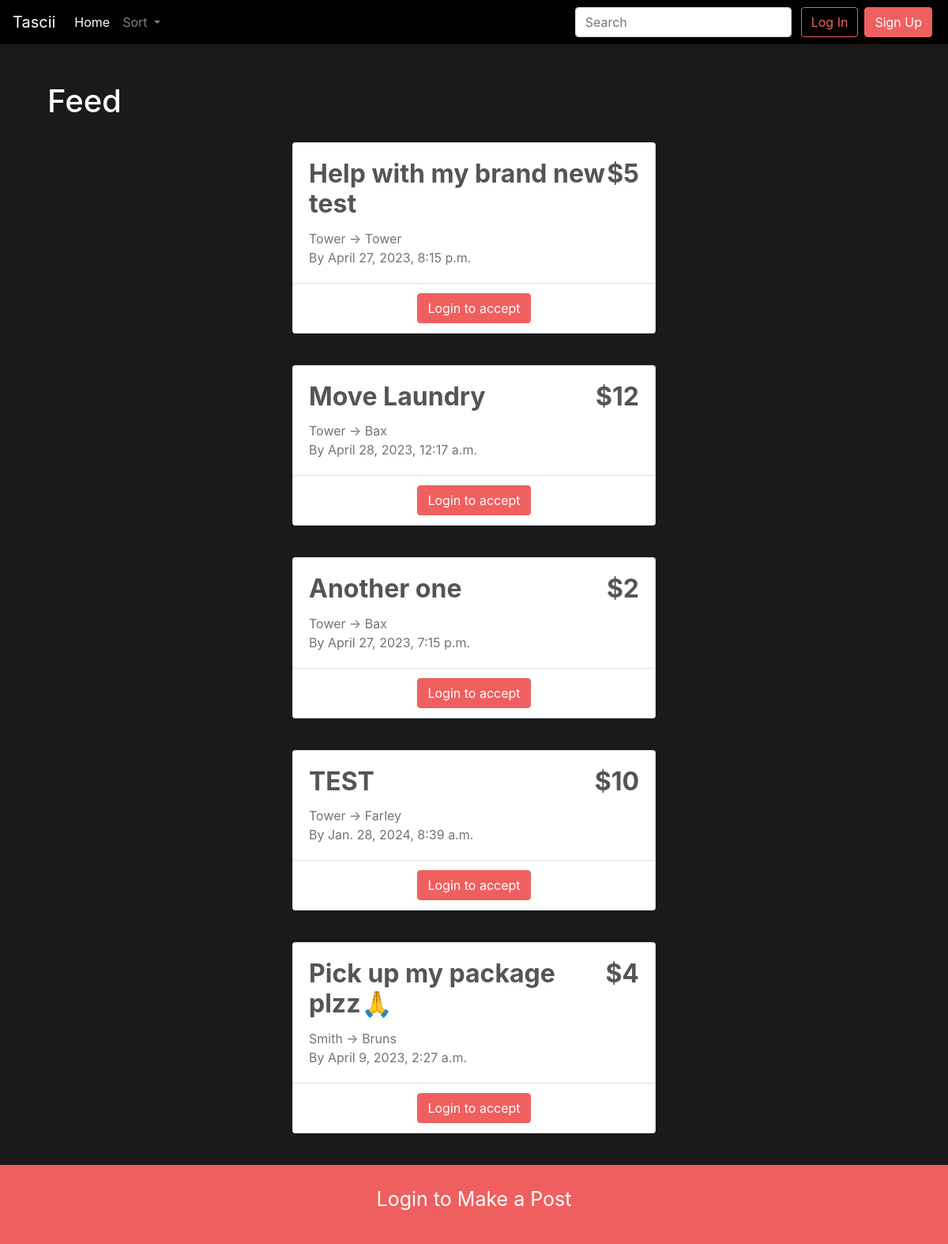
The app's page /, older data.
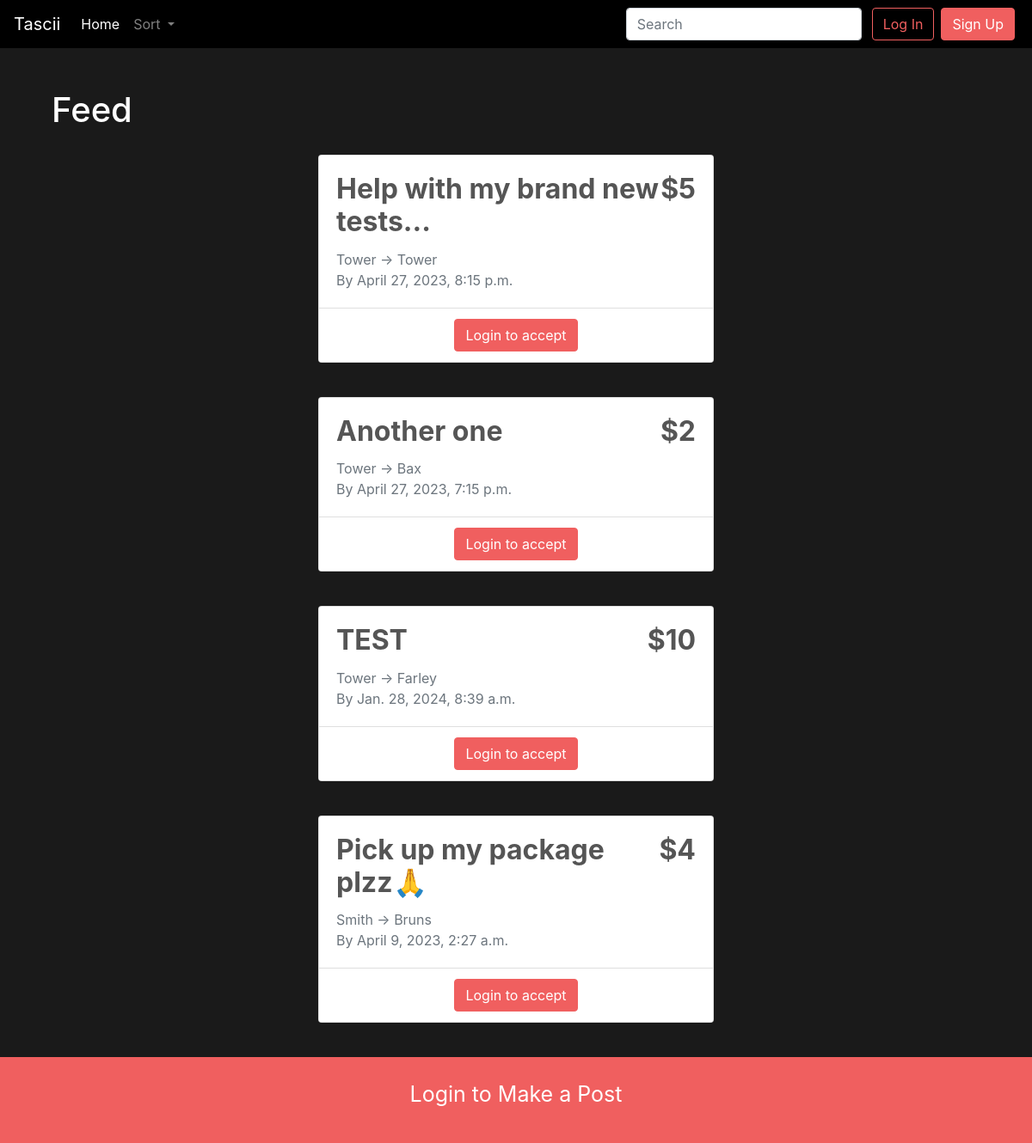
The same page, newer data.
### feed/models.py (models this page shows)
class Post(models.Model):
    title = models.CharField(max_length=100)
    price = models.IntegerField()
    start_loc = models.CharField(max_length=100) # Could create custom location field to get long and lat too
    end_loc = models.CharField(max_length=100)
    expiration_date = models.DateTimeField()
    time_estimate = models.DurationField()
    user = models.ForeignKey(User, on_delete=models.CASCADE, related_name='%(class)s_post_created')
    created_at = models.DateTimeField(auto_now_add=True)
    status = models.CharField(max_length=20, default='open') # open, accepted, completed, cancelled
    filled_by = models.ForeignKey(User, on_delete=models.CASCADE, related_name='%(class)s_post_filled', null=True, blank=True)

### feed/views.py (the view)
# urls.py: path('', views.feed, name='feed'),
def feed(request, sort="created_at"):
    query = request.GET.get('query')
    sort = sort if sort == 'expiration_date' else '-' + sort
    if query:
        posts = Post.objects.filter(
            Q(title__icontains=query) | Q(start_loc__icontains=query) | Q(end_loc__icontains=query)
        ).order_by(sort)
    else:
        posts = Post.objects.filter(Q(status='open')).order_by(sort)
    context = {
        'query': query,
        'posts': posts
    }
    return render(request, 'feed.html', context)

### feed/templates/feed.html (shortened to what this page needs)
{% extends "base.html" %}
{% block page_content %}
<div class="col feed">
<h1>Feed</h1>
{% for post in posts %}
    <div class="post md-4 mx-auto" data-aos="fade-up" data-aos-offset="100", data-aos-duration="1000">
        <div class="card rounded-3">
          <div class="card-body d-flex justify-content-between">
            <div class="d-flex flex-column">
              <h5 class="card-title">{{ post.title }}</h5>
              <p class="card-text text-muted">{{ post.start_loc }} &rarr; {{ post.end_loc }}</p>
              <p class="card-text text-muted">By {{ post.expiration_date }}</p>
            </div>
            <h4 class="card-price text-right">${{ post.price }}</h4>
          </div>
          <div class="card-footer bg-white text-center">
            {% if request.user.is_authenticated %}
            {% if post.user == request.user %}
            <a href="{% url 'edit_post' post.pk %}" class="btn btn-primary">Edit / Take Down</a>
            {% else %}
            <a href="{% url 'post_details' post.pk %}" class="btn btn-primary">Accept?</a>
            {% endif %}
            {% else %}
            <a href="{% url 'login' %}" class="btn btn-primary">Login to accept</a>
            {% endif %}
          </div>
        </div>
      </div>
{% endfor %}
</div>
<div class="fixed-bottom d-flex justify-content-center">
  {% if request.user.is_authenticated %}
      <a href="{% url 'make_post' %}" class="btn-block btn-primary">Make a Post</a>
  {% else %}
      <a href="{% url 'login' %}" class="btn-block btn-primary">Login to Make a Post</a>
  {% endif %}
 </div>
{% endblock %}

Row changes from the older to the newer data that the page shows:
no longer on this page (row edited): Post: title "Move Laundry", start_loc "Tower", end_loc "Bax", expiration_date "April 28, 2023, 12:17 a.m.", price "12"
changed Post: title "Help with my brand new test" → "Help with my brand new tests..."
